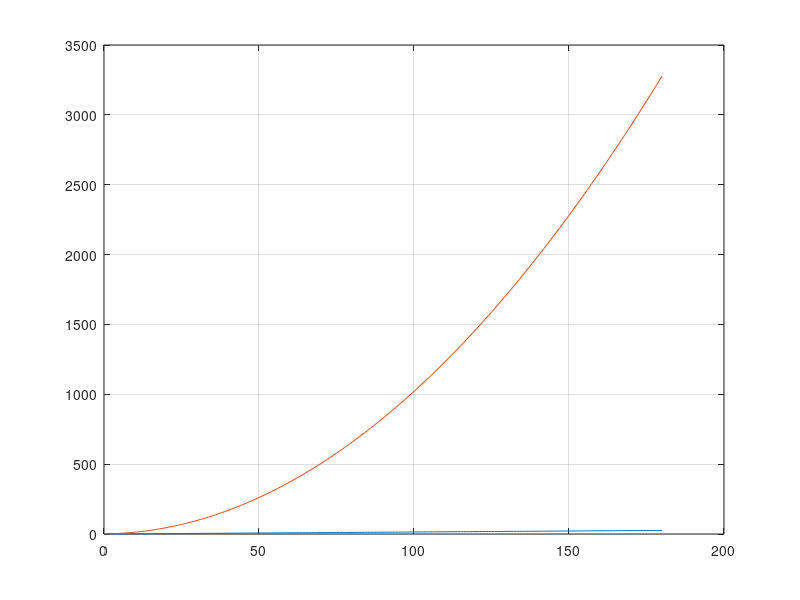

Write MATLAB code to recreate this figure.
RotationSpeed = 7;
angle = 0 : 1 : 180;

a = 0.1;
b = 0.2;
c = 1;

Linear = angle./RotationSpeed;

plot(angle, Linear), grid on

Quadratic = a*angle.^2 + b*angle + c;

hold on

plot(angle, Quadratic), grid on

hold off
